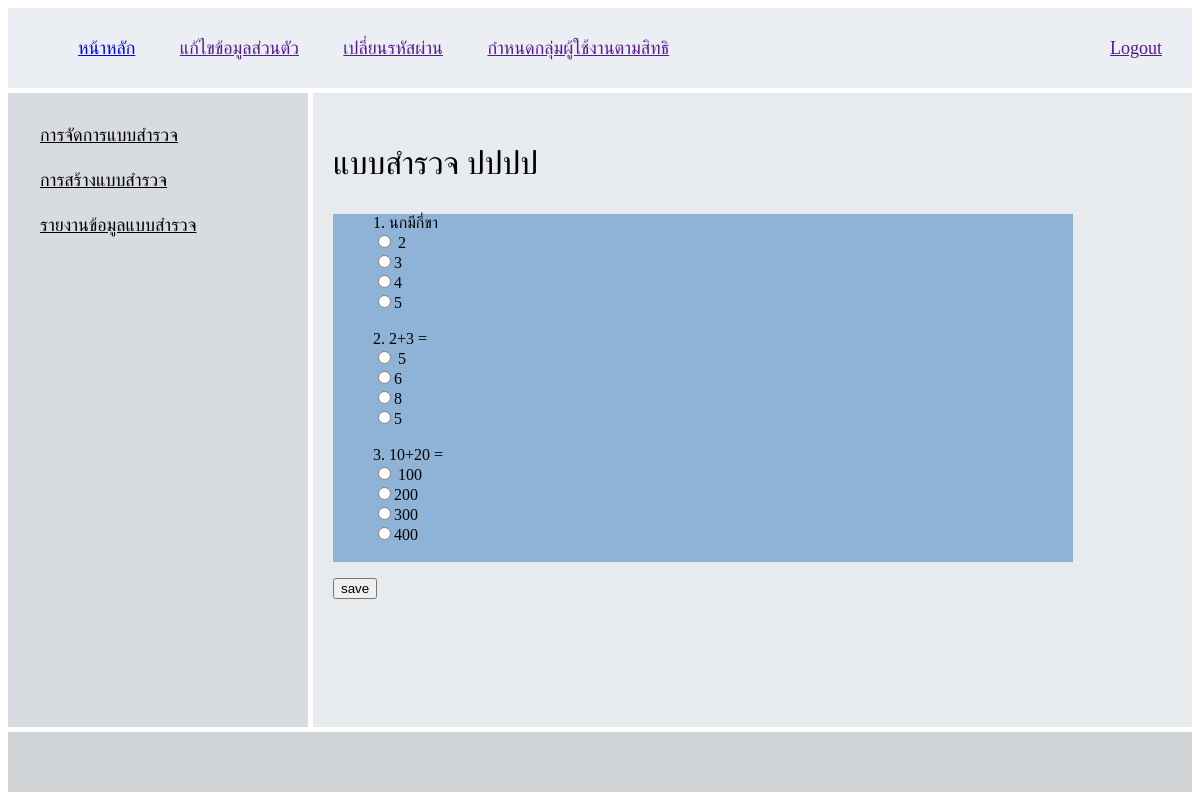
Screenshot of /admin/index.php?menu=4&id_topic=15&name_topic=ปปปป with the database file from the repository.
### tables this page shows
CREATE TABLE IF NOT EXISTS `question` (
  `id_q` int(11) NOT NULL AUTO_INCREMENT,
  `id_topic` int(10) NOT NULL,
  `title_q` varchar(100) NOT NULL,
  `ch1_q` varchar(200) NOT NULL,
  `ch2_q` varchar(200) NOT NULL,
  `ch3_q` varchar(200) NOT NULL,
  `ch4_q` varchar(200) NOT NULL,
  PRIMARY KEY (`id_q`),
  KEY `id_topic` (`id_topic`)
);

### admin/surway-show-question.php (the view, shortened to what this page needs)
<?php
    $id_topic = $_GET['id_topic'];
    $name_topic = $_GET['name_topic'];
    include_once('../system/db.php');
    $sql = "SELECT  t.id_topic,t.name_topic,t.detail_topic,t.status_topic,q.id_q,
            q.title_q,q.ch1_q,q.ch2_q,q.ch3_q,q.ch4_q
    FROM    topic t, question q
    WHERE   t.id_topic = q.id_topic
    AND     q.id_topic like '$id_topic'";
    $result = $conn->query($sql);
    $i = 1;
    ?>
    <div>
        <p style="font-size: 32px;">แบบสำรวจ <?php  echo $name_topic; ?></p>
    </div>
    <form action="surway-answer-question.php" method="GET">
    <ul class="surway-show">
    <?php
    while ($row = $result->fetch_assoc()) { ?>
            <li><?php echo $i . ". "; echo  $row['title_q'];  ?></li>
            <li><input type="radio" value="<?php echo  $row['ch1_q'];  ?>" name="<?php echo $i;?>user_ans"/> <?php echo  $row['ch1_q'];  ?></li>
            <li><input type="radio" value="<?php echo  $row['ch2_q'];  ?>" name="<?php echo $i;?>user_ans"/><?php echo  $row['ch2_q'];  ?></li>
            <li><input type="radio" value="<?php echo  $row['ch3_q'];  ?>" name="<?php echo $i;?>user_ans"/><?php echo  $row['ch3_q'];  ?></li>
            <li><input type="radio" value="<?php echo  $row['ch4_q'];  ?>" name="<?php echo $i++;?>user_ans"/><?php echo  $row['ch4_q'];  ?></li>
            <br>
    <?php
    }
    ?>
    </ul>
    <input type="submit" value="save" name="submit"/>
    </form>

### admin/css/dashboard.css (style rules this page uses)
.surway-show { width: 700px; background-color: rgb(142, 179, 214); list-style-type: none; }
.surway-show > li { list-style-type: none; }

### rows the page displays
question: title_q "นกมีกี่ขา", ch1_q "2", ch2_q "3", ch3_q "4", ch4_q "5"
question: title_q "2+3 =", ch1_q "5", ch2_q "6", ch3_q "8", ch4_q "5"
question: title_q "10+20 =", ch1_q "100", ch2_q "200", ch3_q "300", ch4_q "400"

### other values shown
$name_topic "ปปปป"
